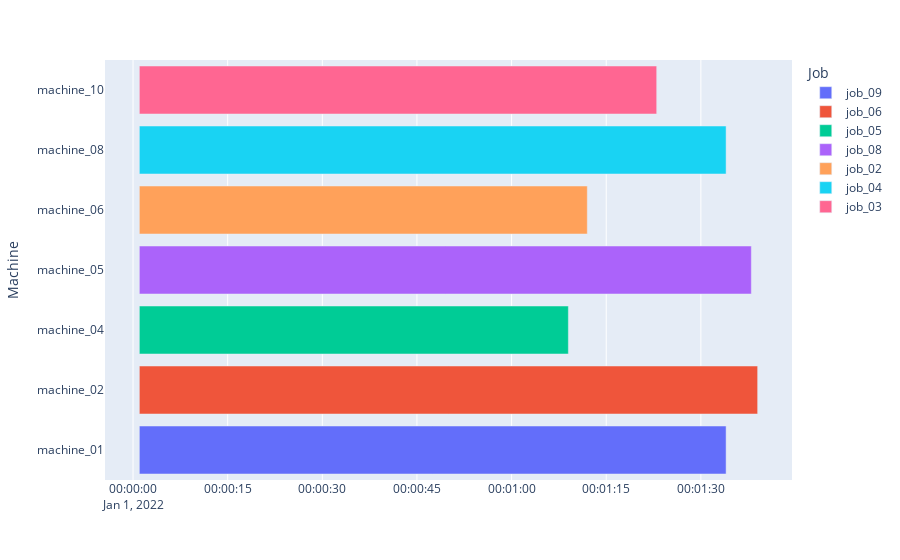
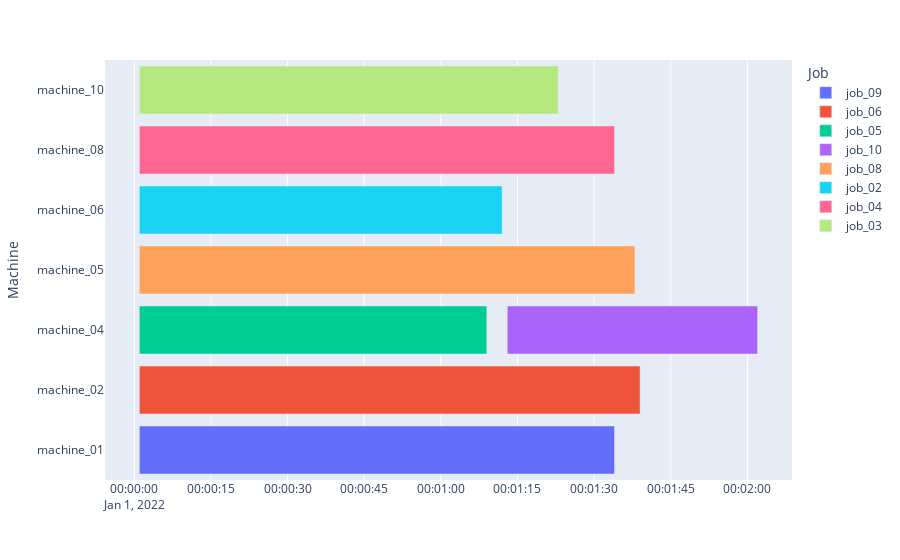
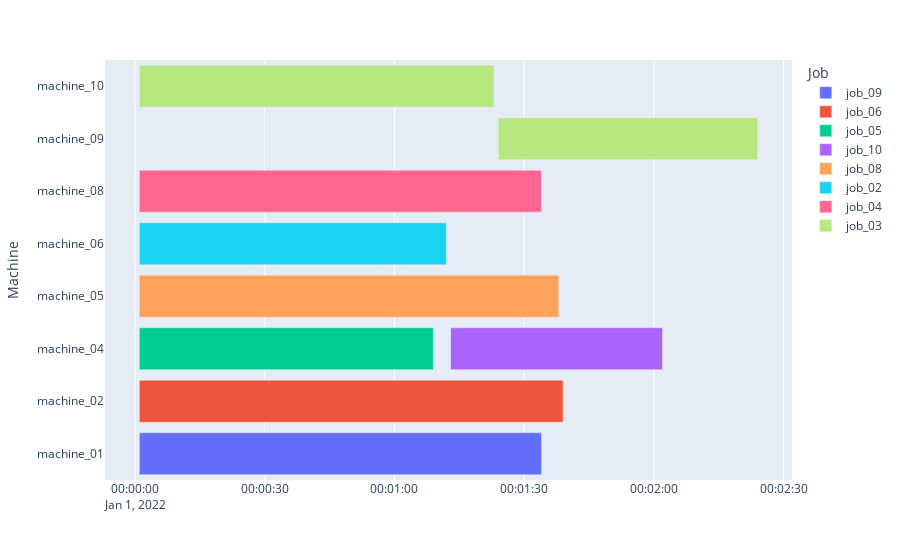
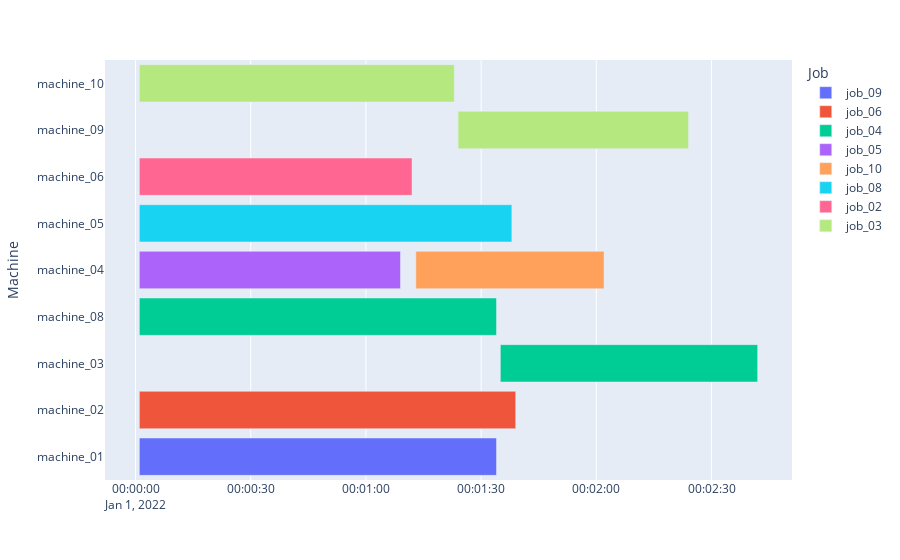

The cell these charts' notebook holds for them, in order:
### Code cell
import numpy as np
from src.jss_lite.jss_lite import jss_lite
t=np.empty((4,1),dtype=object)
import time
env=jss_lite(instance_path='resources/jsp_instances/standard/abz5.txt')

token=False
state=env.reset()
for i in range(999999):
    legal_action=env.get_legal_actions(state)
    action=np.random.choice(len(legal_action), 1, p=(legal_action / legal_action.sum()))[0]
    if action > env.action_space.n/2:
        token=True
        print("before:")
        env.render(start_count=1,x_bar="Job",y_bar="Machine")
        state, reward, done, info=env.step(action)


    else:
        state, reward, done, info=env.step(action)
        if token:
            token=False
            print("after:")
            env.render(start_count=1,x_bar="Job",y_bar="Machine")
    #print(action)
    #tmp=(env.processed_and_max_time_job_matrix)
    #print(env.count_finished_tasks_machine_matrix)
    #print(env.production_list)
    #env.render()
    if done==True:
        print(f"finished! no legal actions possible after {i+1} steps")
        break
env.render(start_count=1,x_bar="Job",y_bar="Machine")

### Figure 1 — Plotly figure (JSON) as saved in the notebook; plotly's stock layout.template omitted (floating-point values rounded to 4 significant figures)
{"data": [{"alignmentgroup": "True", "base": ["2022-01-01T00:00:01"], "hovertemplate": "Job=job_09<br>Start=%{base}<br>Finish=%{x}<br>Machine=%{y}<extra></extra>", "legendgroup": "job_09", "marker": {"color": "#636efa", "pattern": {"shape": ""}}, "name": "job_09", "offsetgroup": "job_09", "orientation": "h", "showlegend": true, "textposition": "auto", "type": "bar", "x": [93000], "xaxis": "x", "y": ["machine_01"], "yaxis": "y"}, {"alignmentgroup": "True", "base": ["2022-01-01T00:00:01"], "hovertemplate": "Job=job_06<br>Start=%{base}<br>Finish=%{x}<br>Machine=%{y}<extra></extra>", "legendgroup": "job_06", "marker": {"color": "#EF553B", "pattern": {"shape": ""}}, "name": "job_06", "offsetgroup": "job_06", "orientation": "h", "showlegend": true, "textposition": "auto", "type": "bar", "x": [98000], "xaxis": "x", "y": ["machine_02"], "yaxis": "y"}, {"alignmentgroup": "True", "base": ["2022-01-01T00:00:01"], "hovertemplate": "Job=job_05<br>Start=%{base}<br>Finish=%{x}<br>Machine=%{y}<extra></extra>", "legendgroup": "job_05", "marker": {"color": "#00cc96", "pattern": {"shape": ""}}, "name": "job_05", "offsetgroup": "job_05", "orientation": "h", "showlegend": true, "textposition": "auto", "type": "bar", "x": [68000], "xaxis": "x", "y": ["machine_04"], "yaxis": "y"}, {"alignmentgroup": "True", "base": ["2022-01-01T00:00:01"], "hovertemplate": "Job=job_08<br>Start=%{base}<br>Finish=%{x}<br>Machine=%{y}<extra></extra>", "legendgroup": "job_08", "marker": {"color": "#ab63fa", "pattern": {"shape": ""}}, "name": "job_08", "offsetgroup": "job_08", "orientation": "h", "showlegend": true, "textposition": "auto", "type": "bar", "x": [97000], "xaxis": "x", "y": ["machine_05"], "yaxis": "y"}, {"alignmentgroup": "True", "base": ["2022-01-01T00:00:01"], "hovertemplate": "Job=job_02<br>Start=%{base}<br>Finish=%{x}<br>Machine=%{y}<extra></extra>", "legendgroup": "job_02", "marker": {"color": "#FFA15A", "pattern": {"shape": ""}}, "name": "job_02", "offsetgroup": "job_02", "orientation": "h", "showlegend": true, "textposition": "auto", "type": "bar", "x": [71000], "xaxis": "x", "y": ["machine_06"], "yaxis": "y"}, {"alignmentgroup": "True", "base": ["2022-01-01T00:00:01"], "hovertemplate": "Job=job_04<br>Start=%{base}<br>Finish=%{x}<br>Machine=%{y}<extra></extra>", "legendgroup": "job_04", "marker": {"color": "#19d3f3", "pattern": {"shape": ""}}, "name": "job_04", "offsetgroup": "job_04", "orientation": "h", "showlegend": true, "textposition": "auto", "type": "bar", "x": [93000], "xaxis": "x", "y": ["machine_08"], "yaxis": "y"}, {"alignmentgroup": "True", "base": ["2022-01-01T00:00:01"], "hovertemplate": "Job=job_03<br>Start=%{base}<br>Finish=%{x}<br>Machine=%{y}<extra></extra>", "legendgroup": "job_03", "marker": {"color": "#FF6692", "pattern": {"shape": ""}}, "name": "job_03", "offsetgroup": "job_03", "orientation": "h", "showlegend": true, "textposition": "auto", "type": "bar", "x": [82000], "xaxis": "x", "y": ["machine_10"], "yaxis": "y"}], "layout": {"barmode": "overlay", "legend": {"title": {"text": "Job"}, "tracegroupgap": 0}, "margin": {"t": 60}, "xaxis": {"anchor": "y", "domain": [0, 1], "type": "date"}, "yaxis": {"anchor": "x", "domain": [0, 1], "title": {"text": "Machine"}}}}

### Figure 2 — Plotly figure (JSON) as saved in the notebook; plotly's stock layout.template omitted (floating-point values rounded to 4 significant figures)
{"data": [{"alignmentgroup": "True", "base": ["2022-01-01T00:00:01"], "hovertemplate": "Job=job_09<br>Start=%{base}<br>Finish=%{x}<br>Machine=%{y}<extra></extra>", "legendgroup": "job_09", "marker": {"color": "#636efa", "pattern": {"shape": ""}}, "name": "job_09", "offsetgroup": "job_09", "orientation": "h", "showlegend": true, "textposition": "auto", "type": "bar", "x": [93000], "xaxis": "x", "y": ["machine_01"], "yaxis": "y"}, {"alignmentgroup": "True", "base": ["2022-01-01T00:00:01"], "hovertemplate": "Job=job_06<br>Start=%{base}<br>Finish=%{x}<br>Machine=%{y}<extra></extra>", "legendgroup": "job_06", "marker": {"color": "#EF553B", "pattern": {"shape": ""}}, "name": "job_06", "offsetgroup": "job_06", "orientation": "h", "showlegend": true, "textposition": "auto", "type": "bar", "x": [98000], "xaxis": "x", "y": ["machine_02"], "yaxis": "y"}, {"alignmentgroup": "True", "base": ["2022-01-01T00:00:01"], "hovertemplate": "Job=job_05<br>Start=%{base}<br>Finish=%{x}<br>Machine=%{y}<extra></extra>", "legendgroup": "job_05", "marker": {"color": "#00cc96", "pattern": {"shape": ""}}, "name": "job_05", "offsetgroup": "job_05", "orientation": "h", "showlegend": true, "textposition": "auto", "type": "bar", "x": [68000], "xaxis": "x", "y": ["machine_04"], "yaxis": "y"}, {"alignmentgroup": "True", "base": ["2022-01-01T00:01:13"], "hovertemplate": "Job=job_10<br>Start=%{base}<br>Finish=%{x}<br>Machine=%{y}<extra></extra>", "legendgroup": "job_10", "marker": {"color": "#ab63fa", "pattern": {"shape": ""}}, "name": "job_10", "offsetgroup": "job_10", "orientation": "h", "showlegend": true, "textposition": "auto", "type": "bar", "x": [49000], "xaxis": "x", "y": ["machine_04"], "yaxis": "y"}, {"alignmentgroup": "True", "base": ["2022-01-01T00:00:01"], "hovertemplate": "Job=job_08<br>Start=%{base}<br>Finish=%{x}<br>Machine=%{y}<extra></extra>", "legendgroup": "job_08", "marker": {"color": "#FFA15A", "pattern": {"shape": ""}}, "name": "job_08", "offsetgroup": "job_08", "orientation": "h", "showlegend": true, "textposition": "auto", "type": "bar", "x": [97000], "xaxis": "x", "y": ["machine_05"], "yaxis": "y"}, {"alignmentgroup": "True", "base": ["2022-01-01T00:00:01"], "hovertemplate": "Job=job_02<br>Start=%{base}<br>Finish=%{x}<br>Machine=%{y}<extra></extra>", "legendgroup": "job_02", "marker": {"color": "#19d3f3", "pattern": {"shape": ""}}, "name": "job_02", "offsetgroup": "job_02", "orientation": "h", "showlegend": true, "textposition": "auto", "type": "bar", "x": [71000], "xaxis": "x", "y": ["machine_06"], "yaxis": "y"}, {"alignmentgroup": "True", "base": ["2022-01-01T00:00:01"], "hovertemplate": "Job=job_04<br>Start=%{base}<br>Finish=%{x}<br>Machine=%{y}<extra></extra>", "legendgroup": "job_04", "marker": {"color": "#FF6692", "pattern": {"shape": ""}}, "name": "job_04", "offsetgroup": "job_04", "orientation": "h", "showlegend": true, "textposition": "auto", "type": "bar", "x": [93000], "xaxis": "x", "y": ["machine_08"], "yaxis": "y"}, {"alignmentgroup": "True", "base": ["2022-01-01T00:00:01"], "hovertemplate": "Job=job_03<br>Start=%{base}<br>Finish=%{x}<br>Machine=%{y}<extra></extra>", "legendgroup": "job_03", "marker": {"color": "#B6E880", "pattern": {"shape": ""}}, "name": "job_03", "offsetgroup": "job_03", "orientation": "h", "showlegend": true, "textposition": "auto", "type": "bar", "x": [82000], "xaxis": "x", "y": ["machine_10"], "yaxis": "y"}], "layout": {"barmode": "overlay", "legend": {"title": {"text": "Job"}, "tracegroupgap": 0}, "margin": {"t": 60}, "xaxis": {"anchor": "y", "domain": [0, 1], "type": "date"}, "yaxis": {"anchor": "x", "domain": [0, 1], "title": {"text": "Machine"}}}}

### Figure 3 — Plotly figure (JSON) as saved in the notebook; plotly's stock layout.template omitted (floating-point values rounded to 4 significant figures)
{"data": [{"alignmentgroup": "True", "base": ["2022-01-01T00:00:01"], "hovertemplate": "Job=job_09<br>Start=%{base}<br>Finish=%{x}<br>Machine=%{y}<extra></extra>", "legendgroup": "job_09", "marker": {"color": "#636efa", "pattern": {"shape": ""}}, "name": "job_09", "offsetgroup": "job_09", "orientation": "h", "showlegend": true, "textposition": "auto", "type": "bar", "x": [93000], "xaxis": "x", "y": ["machine_01"], "yaxis": "y"}, {"alignmentgroup": "True", "base": ["2022-01-01T00:00:01"], "hovertemplate": "Job=job_06<br>Start=%{base}<br>Finish=%{x}<br>Machine=%{y}<extra></extra>", "legendgroup": "job_06", "marker": {"color": "#EF553B", "pattern": {"shape": ""}}, "name": "job_06", "offsetgroup": "job_06", "orientation": "h", "showlegend": true, "textposition": "auto", "type": "bar", "x": [98000], "xaxis": "x", "y": ["machine_02"], "yaxis": "y"}, {"alignmentgroup": "True", "base": ["2022-01-01T00:00:01"], "hovertemplate": "Job=job_05<br>Start=%{base}<br>Finish=%{x}<br>Machine=%{y}<extra></extra>", "legendgroup": "job_05", "marker": {"color": "#00cc96", "pattern": {"shape": ""}}, "name": "job_05", "offsetgroup": "job_05", "orientation": "h", "showlegend": true, "textposition": "auto", "type": "bar", "x": [68000], "xaxis": "x", "y": ["machine_04"], "yaxis": "y"}, {"alignmentgroup": "True", "base": ["2022-01-01T00:01:13"], "hovertemplate": "Job=job_10<br>Start=%{base}<br>Finish=%{x}<br>Machine=%{y}<extra></extra>", "legendgroup": "job_10", "marker": {"color": "#ab63fa", "pattern": {"shape": ""}}, "name": "job_10", "offsetgroup": "job_10", "orientation": "h", "showlegend": true, "textposition": "auto", "type": "bar", "x": [49000], "xaxis": "x", "y": ["machine_04"], "yaxis": "y"}, {"alignmentgroup": "True", "base": ["2022-01-01T00:00:01"], "hovertemplate": "Job=job_08<br>Start=%{base}<br>Finish=%{x}<br>Machine=%{y}<extra></extra>", "legendgroup": "job_08", "marker": {"color": "#FFA15A", "pattern": {"shape": ""}}, "name": "job_08", "offsetgroup": "job_08", "orientation": "h", "showlegend": true, "textposition": "auto", "type": "bar", "x": [97000], "xaxis": "x", "y": ["machine_05"], "yaxis": "y"}, {"alignmentgroup": "True", "base": ["2022-01-01T00:00:01"], "hovertemplate": "Job=job_02<br>Start=%{base}<br>Finish=%{x}<br>Machine=%{y}<extra></extra>", "legendgroup": "job_02", "marker": {"color": "#19d3f3", "pattern": {"shape": ""}}, "name": "job_02", "offsetgroup": "job_02", "orientation": "h", "showlegend": true, "textposition": "auto", "type": "bar", "x": [71000], "xaxis": "x", "y": ["machine_06"], "yaxis": "y"}, {"alignmentgroup": "True", "base": ["2022-01-01T00:00:01"], "hovertemplate": "Job=job_04<br>Start=%{base}<br>Finish=%{x}<br>Machine=%{y}<extra></extra>", "legendgroup": "job_04", "marker": {"color": "#FF6692", "pattern": {"shape": ""}}, "name": "job_04", "offsetgroup": "job_04", "orientation": "h", "showlegend": true, "textposition": "auto", "type": "bar", "x": [93000], "xaxis": "x", "y": ["machine_08"], "yaxis": "y"}, {"alignmentgroup": "True", "base": ["2022-01-01T00:01:24", "2022-01-01T00:00:01"], "hovertemplate": "Job=job_03<br>Start=%{base}<br>Finish=%{x}<br>Machine=%{y}<extra></extra>", "legendgroup": "job_03", "marker": {"color": "#B6E880", "pattern": {"shape": ""}}, "name": "job_03", "offsetgroup": "job_03", "orientation": "h", "showlegend": true, "textposition": "auto", "type": "bar", "x": [60000, 82000], "xaxis": "x", "y": ["machine_09", "machine_10"], "yaxis": "y"}], "layout": {"barmode": "overlay", "legend": {"title": {"text": "Job"}, "tracegroupgap": 0}, "margin": {"t": 60}, "xaxis": {"anchor": "y", "domain": [0, 1], "type": "date"}, "yaxis": {"anchor": "x", "domain": [0, 1], "title": {"text": "Machine"}}}}

### Figure 4 — Plotly figure (JSON) as saved in the notebook; plotly's stock layout.template omitted (floating-point values rounded to 4 significant figures)
{"data": [{"alignmentgroup": "True", "base": ["2022-01-01T00:00:01"], "hovertemplate": "Job=job_09<br>Start=%{base}<br>Finish=%{x}<br>Machine=%{y}<extra></extra>", "legendgroup": "job_09", "marker": {"color": "#636efa", "pattern": {"shape": ""}}, "name": "job_09", "offsetgroup": "job_09", "orientation": "h", "showlegend": true, "textposition": "auto", "type": "bar", "x": [93000], "xaxis": "x", "y": ["machine_01"], "yaxis": "y"}, {"alignmentgroup": "True", "base": ["2022-01-01T00:00:01"], "hovertemplate": "Job=job_06<br>Start=%{base}<br>Finish=%{x}<br>Machine=%{y}<extra></extra>", "legendgroup": "job_06", "marker": {"color": "#EF553B", "pattern": {"shape": ""}}, "name": "job_06", "offsetgroup": "job_06", "orientation": "h", "showlegend": true, "textposition": "auto", "type": "bar", "x": [98000], "xaxis": "x", "y": ["machine_02"], "yaxis": "y"}, {"alignmentgroup": "True", "base": ["2022-01-01T00:01:35", "2022-01-01T00:00:01"], "hovertemplate": "Job=job_04<br>Start=%{base}<br>Finish=%{x}<br>Machine=%{y}<extra></extra>", "legendgroup": "job_04", "marker": {"color": "#00cc96", "pattern": {"shape": ""}}, "name": "job_04", "offsetgroup": "job_04", "orientation": "h", "showlegend": true, "textposition": "auto", "type": "bar", "x": [67000, 93000], "xaxis": "x", "y": ["machine_03", "machine_08"], "yaxis": "y"}, {"alignmentgroup": "True", "base": ["2022-01-01T00:00:01"], "hovertemplate": "Job=job_05<br>Start=%{base}<br>Finish=%{x}<br>Machine=%{y}<extra></extra>", "legendgroup": "job_05", "marker": {"color": "#ab63fa", "pattern": {"shape": ""}}, "name": "job_05", "offsetgroup": "job_05", "orientation": "h", "showlegend": true, "textposition": "auto", "type": "bar", "x": [68000], "xaxis": "x", "y": ["machine_04"], "yaxis": "y"}, {"alignmentgroup": "True", "base": ["2022-01-01T00:01:13"], "hovertemplate": "Job=job_10<br>Start=%{base}<br>Finish=%{x}<br>Machine=%{y}<extra></extra>", "legendgroup": "job_10", "marker": {"color": "#FFA15A", "pattern": {"shape": ""}}, "name": "job_10", "offsetgroup": "job_10", "orientation": "h", "showlegend": true, "textposition": "auto", "type": "bar", "x": [49000], "xaxis": "x", "y": ["machine_04"], "yaxis": "y"}, {"alignmentgroup": "True", "base": ["2022-01-01T00:00:01"], "hovertemplate": "Job=job_08<br>Start=%{base}<br>Finish=%{x}<br>Machine=%{y}<extra></extra>", "legendgroup": "job_08", "marker": {"color": "#19d3f3", "pattern": {"shape": ""}}, "name": "job_08", "offsetgroup": "job_08", "orientation": "h", "showlegend": true, "textposition": "auto", "type": "bar", "x": [97000], "xaxis": "x", "y": ["machine_05"], "yaxis": "y"}, {"alignmentgroup": "True", "base": ["2022-01-01T00:00:01"], "hovertemplate": "Job=job_02<br>Start=%{base}<br>Finish=%{x}<br>Machine=%{y}<extra></extra>", "legendgroup": "job_02", "marker": {"color": "#FF6692", "pattern": {"shape": ""}}, "name": "job_02", "offsetgroup": "job_02", "orientation": "h", "showlegend": true, "textposition": "auto", "type": "bar", "x": [71000], "xaxis": "x", "y": ["machine_06"], "yaxis": "y"}, {"alignmentgroup": "True", "base": ["2022-01-01T00:01:24", "2022-01-01T00:00:01"], "hovertemplate": "Job=job_03<br>Start=%{base}<br>Finish=%{x}<br>Machine=%{y}<extra></extra>", "legendgroup": "job_03", "marker": {"color": "#B6E880", "pattern": {"shape": ""}}, "name": "job_03", "offsetgroup": "job_03", "orientation": "h", "showlegend": true, "textposition": "auto", "type": "bar", "x": [60000, 82000], "xaxis": "x", "y": ["machine_09", "machine_10"], "yaxis": "y"}], "layout": {"barmode": "overlay", "legend": {"title": {"text": "Job"}, "tracegroupgap": 0}, "margin": {"t": 60}, "xaxis": {"anchor": "y", "domain": [0, 1], "type": "date"}, "yaxis": {"anchor": "x", "domain": [0, 1], "title": {"text": "Machine"}}}}
